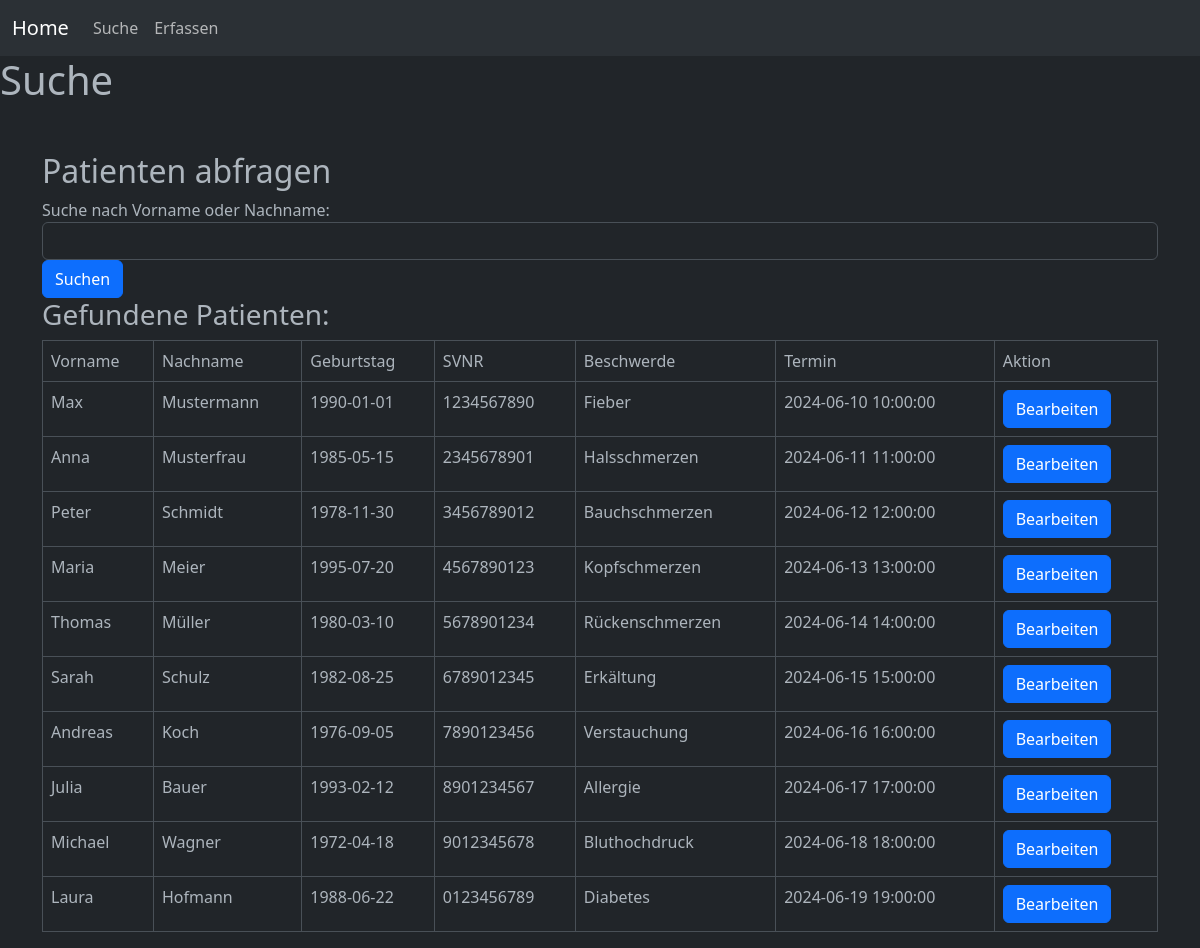
Screenshot of /search.php with the database file from the repository.
### tables this page shows
CREATE TABLE IF NOT EXISTS `Befund` (
  `befID` INT NOT NULL AUTO_INCREMENT,
  `beschreibung` VARCHAR(145) NULL,
  `Termin_terID` INT NOT NULL,
  `Patient_id` INT NOT NULL,
  PRIMARY KEY (`befID`, `Termin_terID`, `Patient_id`),
  INDEX `fk_Befund_Termin1_idx` (`Termin_terID` ASC) ,
  INDEX `fk_Befund_Patient1_idx` (`Patient_id` ASC) ,
  CONSTRAINT `fk_Befund_Termin1`
    FOREIGN KEY (`Termin_terID`)
    REFERENCES `Termin` (`terID`)
    ON DELETE NO ACTION
    ON UPDATE NO ACTION,
  CONSTRAINT `fk_Befund_Patient1`
    FOREIGN KEY (`Patient_id`)
    REFERENCES `Patient` (`idPatient`)
    ON DELETE NO ACTION
    ON UPDATE NO ACTION);

CREATE TABLE IF NOT EXISTS `Patient` (
  `idPatient` INT NOT NULL AUTO_INCREMENT,
  `vorname` VARCHAR(45) NULL,
  `nachname` VARCHAR(45) NULL,
  `geburtstag` DATE NULL,
  `Sozialversicherung_sozID` INT NOT NULL,
  `Arztpraxis_idArztpraxis` INT NOT NULL,
  `svnr` VARCHAR(45) NULL,
  PRIMARY KEY (`idPatient`, `Sozialversicherung_sozID`),
  INDEX `fk_Patient_Sozialversicherung1_idx` (`Sozialversicherung_sozID` ASC) ,
  INDEX `fk_Patient_Arztpraxis1_idx` (`Arztpraxis_idArztpraxis` ASC) ,
  CONSTRAINT `fk_Patient_Sozialversicherung1`
    FOREIGN KEY (`Sozialversicherung_sozID`)
    REFERENCES `Sozialversicherung` (`sozID`)
    ON DELETE NO ACTION
    ON UPDATE NO ACTION,
  CONSTRAINT `fk_Patient_Arztpraxis1`
    FOREIGN KEY (`Arztpraxis_idArztpraxis`)
    REFERENCES `Arztpraxis` (`idArztpraxis`)
    ON DELETE NO ACTION
    ON UPDATE NO ACTION);

CREATE TABLE IF NOT EXISTS `Termin` (
  `terID` INT NOT NULL AUTO_INCREMENT,
  `datum` DATETIME NULL,
  PRIMARY KEY (`terID`));

### search.php (the view, shortened to what this page needs)
<?php
require_once 'config.php';
try {
	if (isset($_GET['search'])) {
		$search = '%' . $_GET['search'] . '%';
		$search = strtolower($search);
		$stmt = $conn->prepare("
			SELECT p.*, b.beschreibung, t.datum
			FROM patient p
			JOIN befund b ON p.idPatient = b.befID
			JOIN termin t ON b.Termin_terID = t.terID
			WHERE LOWER(p.vorname) LIKE :search
			OR LOWER(p.nachname) LIKE :search"
		);
		$stmt->bindParam(':search', $search);
	}
	else {
		$stmt = $conn->prepare("
			SELECT p.*, b.beschreibung, t.datum
			FROM patient p
			JOIN befund b ON p.idPatient = b.befID
			JOIN termin t ON b.Termin_terID = t.terID"
		);
	}
	$stmt->execute();
	$patients = $stmt->fetchAll();
} catch (PDOException $e) {
	echo "<div class='alert alert-danger mt-3'>Datenbankfehler: " . $e->getMessage() . "</div>";
}
?>
<!doctype html>
<html data-bs-theme="dark">
	<head>
		<?php include 'components/head.php' ?>
	</head>
	<header>
		<?php include 'components/nav.php' ?>
	</header>
	<body>
		<h1>Suche</h1>
		<div class="container mt-5">
			<h2>Patienten abfragen</h2>
			<form action="" method="get">
				<div class="form-group">
					<label for="search">Suche nach Vorname oder Nachname:</label>
					<input type="text" class="form-control" id="search" name="search" required>
				</div>
				<button type="submit" class="btn btn-primary">Suchen</button>
			</form>
			<h3>Gefundene Patienten:</h3>
			<div class='table-responsive'>
				<table class='table table-bordered'>
					<thead class='thead-dark'>
						<tr>
							<td>Vorname</td>
							<td>Nachname</td>
							<td>Geburtstag</td>
							<td>SVNR</td>
							<td>Beschwerde</td>
							<td>Termin</td>
							<td>Aktion</td>
						</tr>
					</thead>
					<tbody>
						<?php foreach ($patients as $patient): ?>
							<tr>
								<td><?php echo $patient['vorname']; ?></td>
								<td><?php echo $patient['nachname']; ?></td>
								<td><?php echo $patient['geburtstag']; ?></td>
								<td><?php echo $patient['svnr']; ?></td>
								<td><?php echo $patient['beschreibung']; ?></td>
								<td><?php echo $patient['datum']; ?></td>
								<td>
									<a href="update.php?id=<?php echo $patient['idPatient']; ?>" class="btn btn-primary">Bearbeiten</a>
								</td>
							</tr>
						<?php endforeach ?>
					</tbody>
				</table>
			</div>
		</div>
	</body>
</html>

### components/head.php (shortened to what this page needs)
<link href="https://cdn.jsdelivr.net/npm/bootstrap@5.3.0/dist/css/bootstrap.min.css" rel="stylesheet">

### components/nav.php (shortened to what this page needs)
<nav class="navbar navbar-expand-lg bg-body-tertiary">
  <div class="container-fluid">
		<a class="navbar-brand" href="index.php">Home</a>
		<div class="collapse navbar-collapse" id="navbarNav">
			<ul class="navbar-nav">
				<li class="nav-item">
					<a class="nav-link" href="search.php">Suche</a>
				</li>
				<li class="nav-item">
					<a class="nav-link" href="insert.php">Erfassen</a>
				</li>
			</ul>
		</div>
  </div>
</nav>

### rows the page displays
befund: patient.vorname "Max", patient.nachname "Mustermann", patient.geburtstag "1990-01-01", patient.svnr "1234567890", beschreibung "Fieber", Termin_terID.datum "2024-06-10 10:00:00"
befund: patient.vorname "Anna", patient.nachname "Musterfrau", patient.geburtstag "1985-05-15", patient.svnr "2345678901", beschreibung "Halsschmerzen", Termin_terID.datum "2024-06-11 11:00:00"
befund: patient.vorname "Peter", patient.nachname "Schmidt", patient.geburtstag "1978-11-30", patient.svnr "3456789012", beschreibung "Bauchschmerzen", Termin_terID.datum "2024-06-12 12:00:00"
befund: patient.vorname "Maria", patient.nachname "Meier", patient.geburtstag "1995-07-20", patient.svnr "4567890123", beschreibung "Kopfschmerzen", Termin_terID.datum "2024-06-13 13:00:00"
befund: patient.vorname "Thomas", patient.nachname "Müller", patient.geburtstag "1980-03-10", patient.svnr "5678901234", beschreibung "Rückenschmerzen", Termin_terID.datum "2024-06-14 14:00:00"
befund: patient.vorname "Sarah", patient.nachname "Schulz", patient.geburtstag "1982-08-25", patient.svnr "6789012345", beschreibung "Erkältung", Termin_terID.datum "2024-06-15 15:00:00"
befund: patient.vorname "Andreas", patient.nachname "Koch", patient.geburtstag "1976-09-05", patient.svnr "7890123456", beschreibung "Verstauchung", Termin_terID.datum "2024-06-16 16:00:00"
befund: patient.vorname "Julia", patient.nachname "Bauer", patient.geburtstag "1993-02-12", patient.svnr "8901234567", beschreibung "Allergie", Termin_terID.datum "2024-06-17 17:00:00"
befund: patient.vorname "Michael", patient.nachname "Wagner", patient.geburtstag "1972-04-18", patient.svnr "9012345678", beschreibung "Bluthochdruck", Termin_terID.datum "2024-06-18 18:00:00"
befund: patient.vorname "Laura", patient.nachname "Hofmann", patient.geburtstag "1988-06-22", patient.svnr "0123456789", beschreibung "Diabetes", Termin_terID.datum "2024-06-19 19:00:00"
